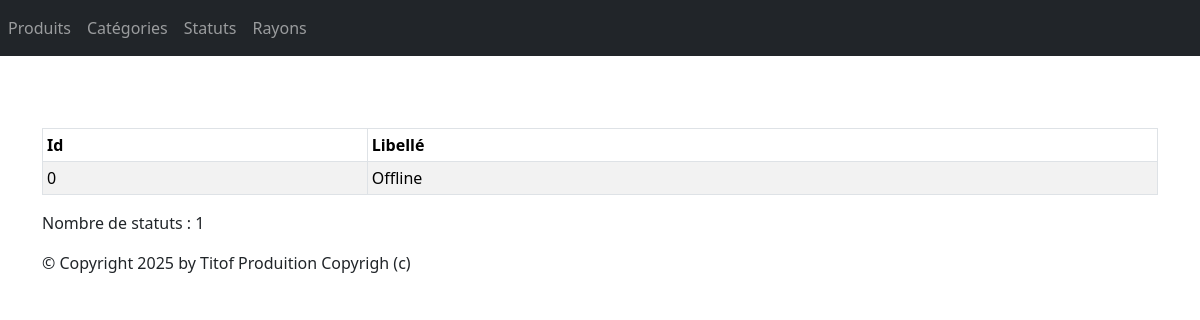
The page /monApp/statuts/ on the database as committed earlier.
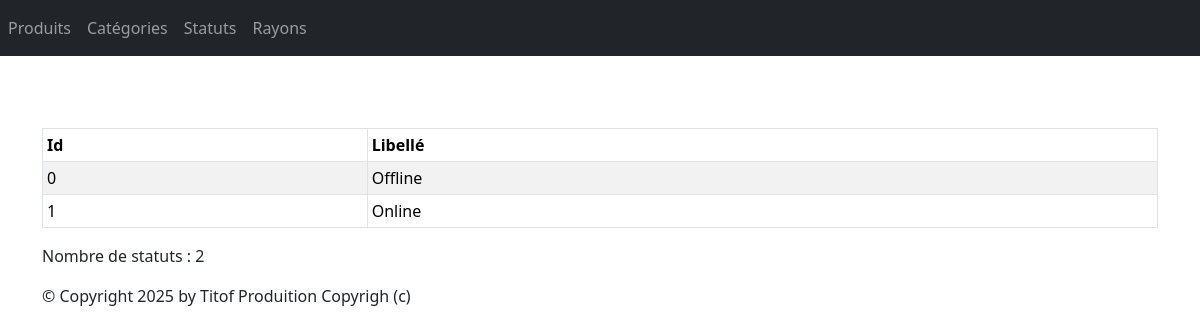
The same page on the database as committed later.
### monApp/models.py (models this page shows, shortened)
class Statut(models.Model):
    idStatut = models.AutoField(primary_key=True)
    libelleStatut = models.CharField(max_length=100)

### monApp/views.py (the view)
# urls.py: path("statuts/", views.StatutListView.as_view(), name="lst_stats"),
class StatutListView(ListView):
    model = Statut
    template_name = "monApp/list_statuts.html"
    context_object_name = "stats"
    def get_context_data(self, **kwargs):
        context = super().get_context_data(**kwargs)
        context['titremenu'] = "Liste des statuts"
        return context

### monApp/templates/monApp/list_statuts.html
{% extends 'monApp/base.html' %}
{% block menu %}
<h1 class="mb-0 text-white">Liste des statuts</h1>
{% endblock %}
{% block contenu %}
<table class="table table-striped table-hover table-bordered table-sm">
    <thead class="thead-light">
        <tr>
            <th>Id</th>
            <th>Libellé</th>
        </tr>
    </thead>
    <tbody>
    {% for s in stats %}
        <tr>
            <td>{{ s.pk }}</td>
            <td>{{ s.libelleStatut }}</td>
        </tr>
    {% endfor %}
    </tbody>
</table>
{% if not stats %}
    <div class="alert alert-warning">Aucun statut trouvé.</div>
{% else %}
    <p>Nombre de statuts : {{ stats|length }}</p>
{% endif %}
{% endblock %}

Rows that differ between the two databases and show on the page:
added Statut: pk "1", libelleStatut "Online"
Other text that changed with them:
{{ stats|length }}: "1" → "2"
